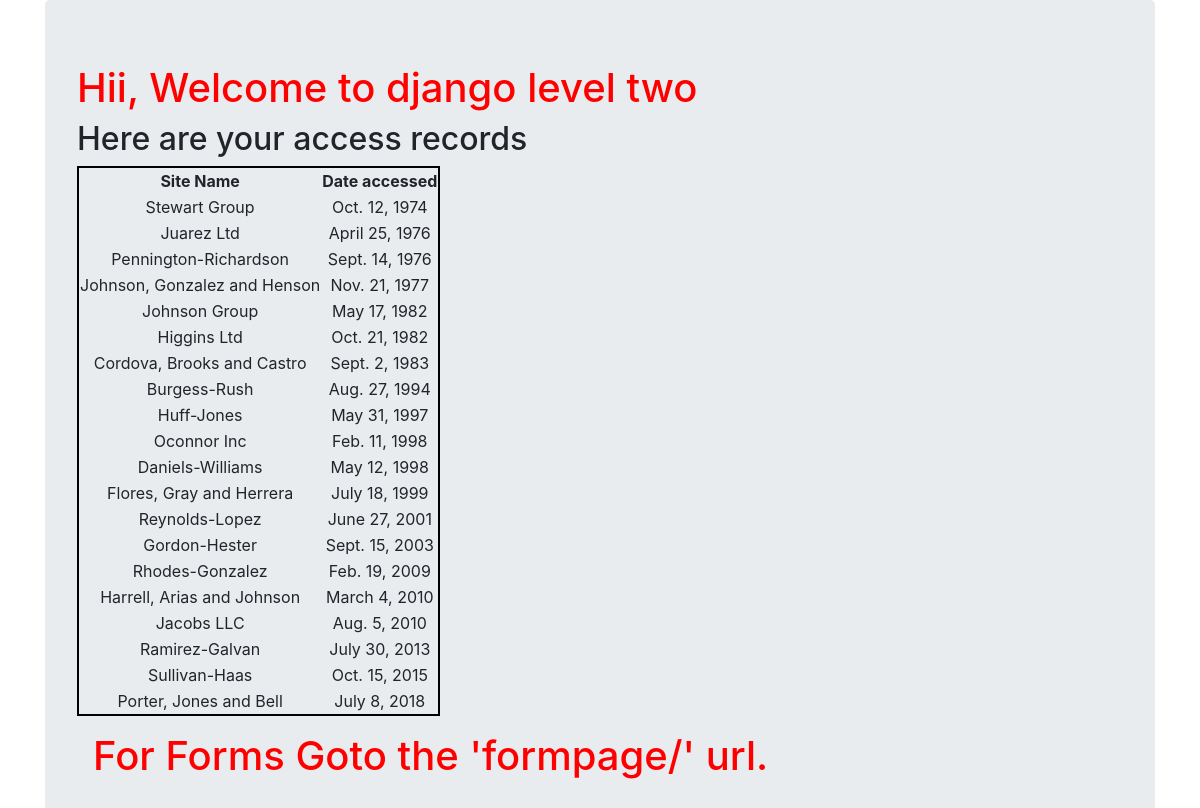
The app's page /userdetails/ with its own data.
### first_app/models.py (models this page shows, shortened)
class AccessRecord(models.Model) :
    name = models.ForeignKey(Webpage, on_delete=models.CASCADE)
    date = models.DateField()

class Webpage(models.Model) :
    topic = models.ForeignKey(Topic, on_delete=models.CASCADE)
    name = models.CharField(max_length = 264, unique = True)
    url = models.URLField(unique = True)
    def __str__(self) :
        return self.name

### first_app/views.py (the view)
# urls.py: path('userdetails/', views.user_details, name = 'user_details'),
def user_details(request) :
    webpage_list = AccessRecord.objects.order_by('date')
    date_dict = {'access_records' : webpage_list}
    return render(request, 'first_app/user_details.html', context = date_dict)

### templates/first_app/user_details.html (shortened to what this page needs)
<!DOCTYPE html>
{% load staticfiles %}
<html lang="en">
<head>
    <link rel="stylesheet" href="https://stackpath.bootstrapcdn.com/bootstrap/4.3.1/css/bootstrap.min.css"
>
    <link rel="stylesheet" href="{% static 'css/mystyle.css' %}">
</head>
<body>
    <div class="container">
        <div class="jumbotron">
            <h1>Hii, Welcome to django level two </h1>
            <h2>Here are your access records</h2>
            <div class="djangotwo">
                {% if access_records %}
                <table>
                    <thead>
                        <th>Site Name</th>
                        <th>Date accessed</th>
                    </thead>
                    {% for acc in access_records %}
                    <tr>
                        <td> {{ acc.name }} </td>
                        <td> {{ acc.date }} </td>
                    </tr>
                    {% endfor %}
                </table>
                {% else %}
                <p>NO ACCESS RECORDS FOUND</p>
                {% endif %}
            </div>
            <h1 class = 'p-3'>For Forms Goto the 'formpage/' url.</h1>
        </div>
    </div>
</body>
</html>

### static/css/mystyle.css (style rules this page uses)
h1 { color: red; }
table { text-align: center; border: 2px solid black; }

### records on screen
AccessRecord: name "Stewart Group", date "Oct. 12, 1974"
AccessRecord: name "Juarez Ltd", date "April 25, 1976"
AccessRecord: name "Pennington-Richardson", date "Sept. 14, 1976"
AccessRecord: name "Johnson, Gonzalez and Henson", date "Nov. 21, 1977"
AccessRecord: name "Johnson Group", date "May 17, 1982"
AccessRecord: name "Higgins Ltd", date "Oct. 21, 1982"
AccessRecord: name "Cordova, Brooks and Castro", date "Sept. 2, 1983"
AccessRecord: name "Burgess-Rush", date "Aug. 27, 1994"
AccessRecord: name "Huff-Jones", date "May 31, 1997"
AccessRecord: name "Oconnor Inc", date "Feb. 11, 1998"
AccessRecord: name "Daniels-Williams", date "May 12, 1998"
AccessRecord: name "Flores, Gray and Herrera", date "July 18, 1999"
AccessRecord: name "Reynolds-Lopez", date "June 27, 2001"
AccessRecord: name "Gordon-Hester", date "Sept. 15, 2003"
AccessRecord: name "Rhodes-Gonzalez", date "Feb. 19, 2009"
AccessRecord: name "Harrell, Arias and Johnson", date "March 4, 2010"
AccessRecord: name "Jacobs LLC", date "Aug. 5, 2010"
AccessRecord: name "Ramirez-Galvan", date "July 30, 2013"
AccessRecord: name "Sullivan-Haas", date "Oct. 15, 2015"
AccessRecord: name "Porter, Jones and Bell", date "July 8, 2018"
